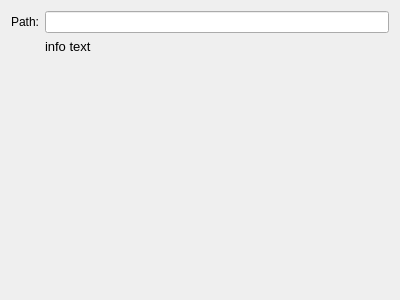
<?xml version="1.0" encoding="UTF-8"?>
<ui version="4.0">
 <class>xalertuConfigRemote</class>
 <widget class="QWidget" name="xalertuConfigRemote">
  <property name="geometry">
   <rect>
    <x>0</x>
    <y>0</y>
    <width>400</width>
    <height>300</height>
   </rect>
  </property>
  <property name="windowTitle">
   <string>Remote</string>
  </property>
  <layout class="QVBoxLayout" name="verticalLayout">
   <item>
    <layout class="QGridLayout" name="gridLayout">
     <item row="0" column="0">
      <widget class="QLabel" name="label_7">
       <property name="text">
        <string>Path:</string>
       </property>
      </widget>
     </item>
     <item row="1" column="1">
      <widget class="QLabel" name="label_11">
       <property name="text">
        <string>&lt;!DOCTYPE HTML PUBLIC &quot;-//W3C//DTD HTML 4.0//EN&quot; &quot;http://www.w3.org/TR/REC-html40/strict.dtd&quot;&gt;
&lt;html&gt;&lt;head&gt;&lt;meta name=&quot;qrichtext&quot; content=&quot;1&quot; /&gt;&lt;style type=&quot;text/css&quot;&gt;
p, li { white-space: pre-wrap; }
&lt;/style&gt;&lt;/head&gt;&lt;body style=&quot; font-family:'Lucida Grande'; font-size:9pt; font-weight:400; font-style:normal;&quot;&gt;
&lt;p style=&quot; margin-top:0px; margin-bottom:0px; margin-left:0px; margin-right:0px; -qt-block-indent:0; text-indent:0px;&quot;&gt;&lt;span style=&quot; font-size:10pt;&quot;&gt;info text&lt;/span&gt;&lt;/p&gt;&lt;/body&gt;&lt;/html&gt;</string>
       </property>
      </widget>
     </item>
     <item row="0" column="1">
      <widget class="KLineEdit" name="klineedit_3">
       <property name="text">
        <string/>
       </property>
       <property name="showClearButton" stdset="0">
        <bool>true</bool>
       </property>
      </widget>
     </item>
     <item row="2" column="1">
      <spacer name="verticalSpacer">
       <property name="orientation">
        <enum>Qt::Vertical</enum>
       </property>
       <property name="sizeHint" stdset="0">
        <size>
         <width>20</width>
         <height>40</height>
        </size>
       </property>
      </spacer>
     </item>
    </layout>
   </item>
  </layout>
 </widget>
 <customwidgets>
  <customwidget>
   <class>KLineEdit</class>
   <extends>QLineEdit</extends>
   <header>klineedit.h</header>
  </customwidget>
 </customwidgets>
 <resources/>
 <connections/>
</ui>
